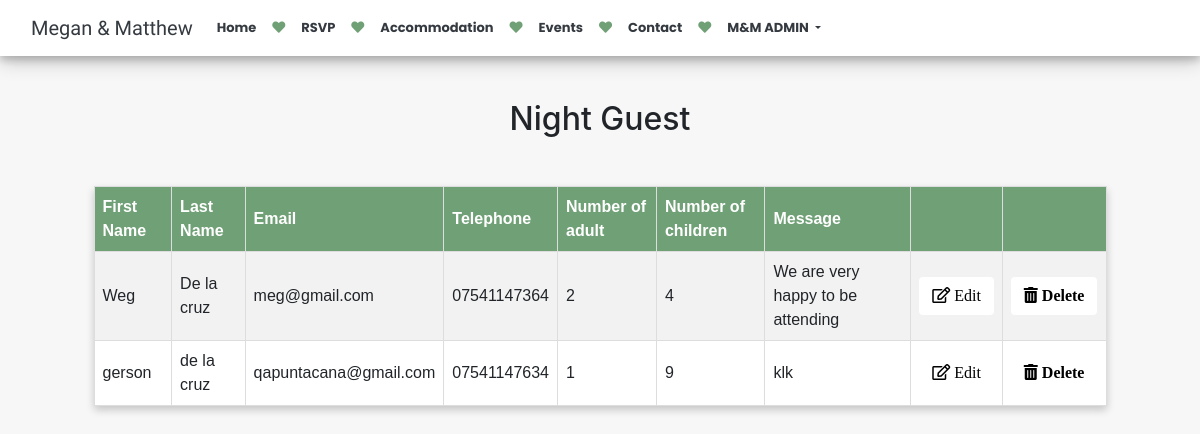
Screenshot of /night_data (signed in) with the database file from the repository.
### megan_wedding/models.py (models this page shows, shortened)
class NightGuest(models.Model):
    first_name = models.CharField(max_length=200, blank=True, null=True)
    last_name = models.CharField(max_length=200, blank=True, null=True)
    email = models.EmailField(max_length=254)
    telephone = models.CharField(max_length=200, blank=True, null=True)
    number_adult = models.IntegerField(blank=True, null=True)
    number_children = models.IntegerField(blank=True, null=True)
    message = models.CharField(max_length=200, blank=True, null=True)

### megan_wedding/views.py (the view)
# urls.py: path('night_data', views.night_guest_data, name="night_data"),
@login_required(login_url= 'login')
def night_guest_data(request):
    NightGuests = NightGuest.objects.all()
    context = {'NightGuests': NightGuests}
    return render(request, 'admin_night_guest_data.html', context)

### templates/admin_night_guest_data.html (shortened to what this page needs)
{% extends 'base.html' %}
{% load crispy_forms_tags %}
{% load static %}
{% block content %}
<section>
    <h2 class="guest-data">Night Guest</h2>
 <div class="table_wrapper table-responsive">
<table id="module_table">
  <tr>
    <th>First Name</th>
    <th>Last Name</th>
    <th>Email</th>
    <th>Telephone</th>
      <th>Number of adult</th>
      <th>Number of children</th>
        <th>Message</th>
    <th></th>
    <th></th>
  </tr>
{% for NightGuest in NightGuests %}
   <tr>
    <td>{{NightGuest.first_name}}</td>
    <td>{{NightGuest.last_name}}</td>
    <td>{{NightGuest.email}}</td>
    <td>{{NightGuest.telephone}}</td>
       <td>{{NightGuest.number_adult}}</td>
       <td>{{NightGuest.number_children}}</td>
       <td>{{NightGuest.message}}</td>
            <td><a href="{% url 'edit' NightGuest.id %}"><button class="btn invite_btn check"><i class="far fa-edit"> Edit</i></button></a> </td>
            <td><a href="{% url 'night_delete' NightGuest.id %}"><button class="btn invite_btn check"><i class="fas fa-trash-alt"> Delete</i></button></a> </td>
      </tr>
    {% endfor %}
</table>
{% endblock content %}

### static/css/base.css (style rules this page uses)
body { background-color:rgb(247, 247, 247); }
* { box-sizing: border-box; }

### static/css/home.css (style rules this page uses)
.invite_btn { background-color:white; color:black; }

### static/css/check_guest.css (style rules this page uses)
.invite_btn { font-family:didot-w01-italic, serif; }

### static/css/table_data.css (style rules this page uses)
.guest-data { margin-top:100px; text-align:center; }
.table_wrapper { width:90%; margin:auto; padding:20px; font-family: Arial, Helvetica, sans-serif; border-collapse: collapse; }
#module_table { box-shadow: 0 4px 8px 0 rgba(0,0,0,0.2); background-color:white; margin:auto; width:100%; margin-top:20px; }
#module_table th { padding-top: 12px; padding-bottom: 12px; text-align: left; background-color: rgb(112, 160, 118); color: white; border: 1px solid #ddd; padding: 8px; }
#module_table td { font-family: sans-serif; padding:10px; border: 1px solid #ddd; padding: 8px; }
.table_wrapper tr:nth-child(even) { background-color: #f2f2f2; }

### rows the page displays
NightGuest: first_name "Weg", last_name "De la cruz", email "meg@gmail.com", telephone "07541147364", number_adult "2", number_children "4", message "We are very happy to be attending"
NightGuest: first_name "gerson", last_name "de la cruz", email "qapuntacana@gmail.com", telephone "07541147634", number_adult "1", number_children "9", message "klk"
